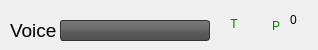
<?xml version="1.0" encoding="UTF-8"?>
<ui version="4.0">
 <class>Form</class>
 <widget class="QWidget" name="Form">
  <property name="geometry">
   <rect>
    <x>0</x>
    <y>0</y>
    <width>318</width>
    <height>50</height>
   </rect>
  </property>
  <property name="windowTitle">
   <string>Audio Communication</string>
  </property>
  <property name="styleSheet">
   <string notr="true">QWidget {
	background-color: qlineargradient(x1: 0, y1: 0, x2: 0, y2: 1,
                                       stop: 0 #E0E0E0, stop: 1 #FFFFFF);
}</string>
  </property>
  <widget class="QPushButton" name="participantsList">
   <property name="geometry">
    <rect>
     <x>260</x>
     <y>10</y>
     <width>32</width>
     <height>32</height>
    </rect>
   </property>
   <property name="sizePolicy">
    <sizepolicy hsizetype="Fixed" vsizetype="Fixed">
     <horstretch>0</horstretch>
     <verstretch>0</verstretch>
    </sizepolicy>
   </property>
   <property name="minimumSize">
    <size>
     <width>30</width>
     <height>0</height>
    </size>
   </property>
   <property name="autoFillBackground">
    <bool>false</bool>
   </property>
   <property name="styleSheet">
    <string notr="true">color: green; 
border-top: 3px transparent;
border-bottom: 3px transparent;
border-right: 3px transparent;
border-left: 3px transparent;</string>
   </property>
   <property name="text">
    <string>P</string>
   </property>
   <property name="iconSize">
    <size>
     <width>32</width>
     <height>32</height>
    </size>
   </property>
   <property name="flat">
    <bool>false</bool>
   </property>
  </widget>
  <widget class="QLabel" name="channelMsg">
   <property name="geometry">
    <rect>
     <x>10</x>
     <y>10</y>
     <width>51</width>
     <height>41</height>
    </rect>
   </property>
   <property name="sizePolicy">
    <sizepolicy hsizetype="Minimum" vsizetype="Minimum">
     <horstretch>0</horstretch>
     <verstretch>0</verstretch>
    </sizepolicy>
   </property>
   <property name="font">
    <font>
     <pointsize>14</pointsize>
    </font>
   </property>
   <property name="text">
    <string>Voice</string>
   </property>
  </widget>
  <widget class="QComboBox" name="channelsList">
   <property name="geometry">
    <rect>
     <x>60</x>
     <y>20</y>
     <width>150</width>
     <height>21</height>
    </rect>
   </property>
   <property name="sizePolicy">
    <sizepolicy hsizetype="Fixed" vsizetype="Fixed">
     <horstretch>0</horstretch>
     <verstretch>0</verstretch>
    </sizepolicy>
   </property>
   <property name="minimumSize">
    <size>
     <width>130</width>
     <height>20</height>
    </size>
   </property>
   <property name="styleSheet">
    <string notr="true">QComboBox {
	border: 1px solid #333333;
	border-radius: 3px;
	background: qlineargradient(x1:0, y1:0, x2:0, y2:1, stop:0 #797979, stop:0.48 #696969, stop:0.52 #5e5e5e, stop:1 #4f4f4f);
	padding: 1px 23px 1px 3px;
	min-width: 6em;
	color: #ffffff;
}
QComboBox::drop-down {
	subcontrol-origin: padding;
	subcontrol-position: top right;
	width: 20px;
	
	border-top-right-radius: 3px;
	border-bottom-right-radius: 3px;
}
QComboBox::down-arrow {
}

QComboBox QAbstractItemView{
	background-color: #4f4f4f;
	color: #ffffff;
	
	selection-background-color: #999999;
	selection-color: #4f4f4f;
}

</string>
   </property>
   <item>
    <property name="text">
     <string/>
    </property>
   </item>
  </widget>
  <widget class="QPushButton" name="transmissionType">
   <property name="geometry">
    <rect>
     <x>220</x>
     <y>10</y>
     <width>28</width>
     <height>28</height>
    </rect>
   </property>
   <property name="styleSheet">
    <string notr="true">color: green; 
border-top: 3px transparent;
border-bottom: 3px transparent;
border-right: 3px transparent;
border-left: 3px transparent;</string>
   </property>
   <property name="text">
    <string>T</string>
   </property>
  </widget>
  <widget class="QLabel" name="numberOfParticipants">
   <property name="geometry">
    <rect>
     <x>290</x>
     <y>10</y>
     <width>16</width>
     <height>20</height>
    </rect>
   </property>
   <property name="layoutDirection">
    <enum>Qt::LeftToRight</enum>
   </property>
   <property name="autoFillBackground">
    <bool>false</bool>
   </property>
   <property name="text">
    <string>0</string>
   </property>
  </widget>
 </widget>
 <resources/>
 <connections/>
</ui>
